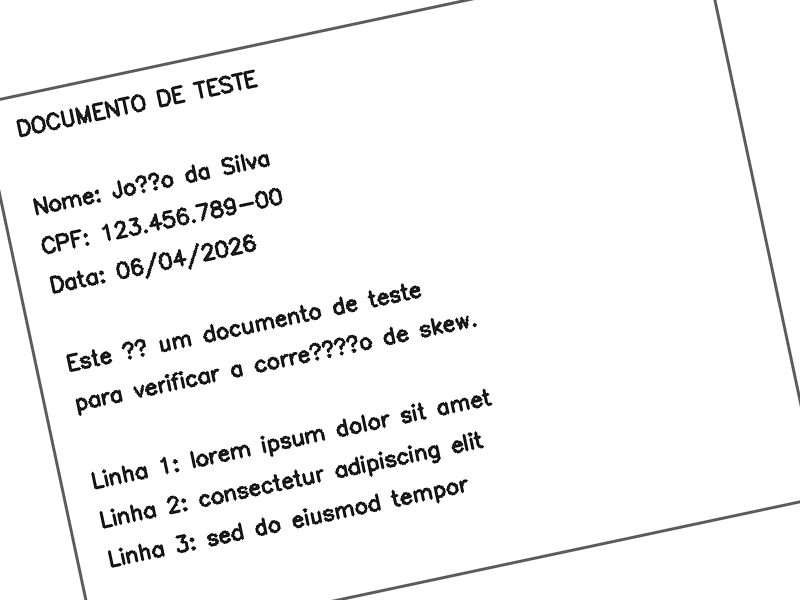
#> input picture documento_torto.png, 800 x 600 px
$ python -i detector.py   (imports and definitions only)
#> lines starting #> are read from the running program, lines starting #| are printed output that depends on the picture
#> further down, picture is the input picture: shape (600, 800, 3); min 0, max 255, mean 244.2
# É o OpenCV2 - Biblioteca mais famosa de visão computacional
# Tem funções prontas pra manipular imagens
import cv2
# Trabalha com arrays de números
import numpy as np

def detect_skew_angle(image: np.ndarray) -> float:
    """
    Detecta o ângulo de inclinação (skew) de um documento.

    Args:
        image: imagem como array numpy (colorida ou cinza)

    Returns:
        ângulo de inclinação em graus
    """
    #Escala de cinza
    if len(image.shape) == 3:
        gray = cv2.cvtColor(image , cv2.COLOR_BGR2GRAY)
    else:
        gray = image

    #Detecção de borda (Canny)
    edges = cv2.Canny(gray, threshold1=50, threshold2=150)
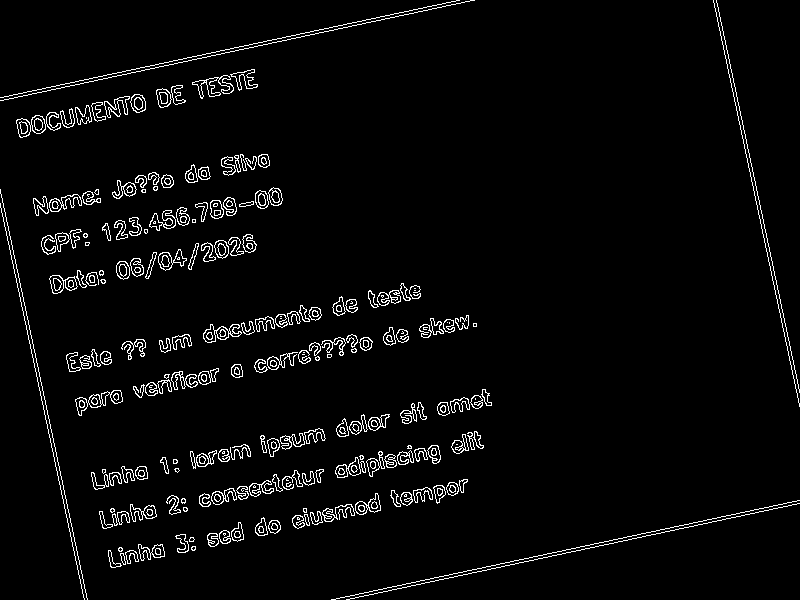
#> edges: shape (600, 800); 3.5% white in thin lines or dots

    #Hough Transform
    lines = cv2.HoughLinesP (
        edges,
        rho=1,
        theta = np.pi / 180,
        threshold=100,
        minLineLength=100,
        maxLineGap=10
    )
#> lines = 36 rows, first 6: [346, 599, 799, 503], [0, 97, 459, 0], [0, 100, 473, 0], [331, 599, 799, 500], [713, 0, 799, 406], [0, 190, 87, 599]

    if lines is None:
        return 0.0

    angles = []
    for line in lines:
        x1, y1, x2, y2 = line[0]
        angle = np.degrees(np.arctan2(y2-y1, x2-x1))
        angles.append(angle)

        median_angle = np.median(angles)
        return median_angle
#> this loop made 1 pass
#> (x1, y1, x2, y2, angle, median_angle) on pass 1: (346, 599, 799, 503, -11.97, -11.97)
#> after the loop, angles = [-11.97]

>>> import cv2
>>> picture = cv2.imread('documento_torto.png')
>>> result = detect_skew_angle(picture)
#> result = -11.97
